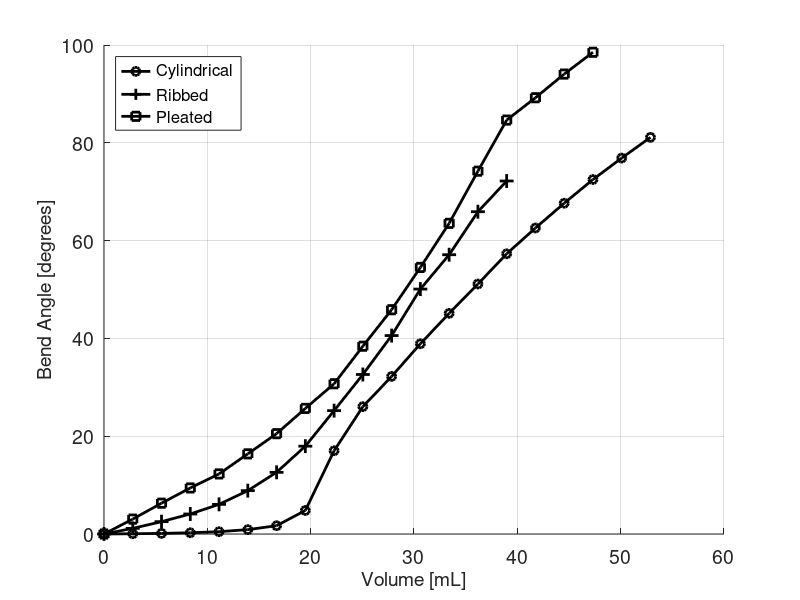
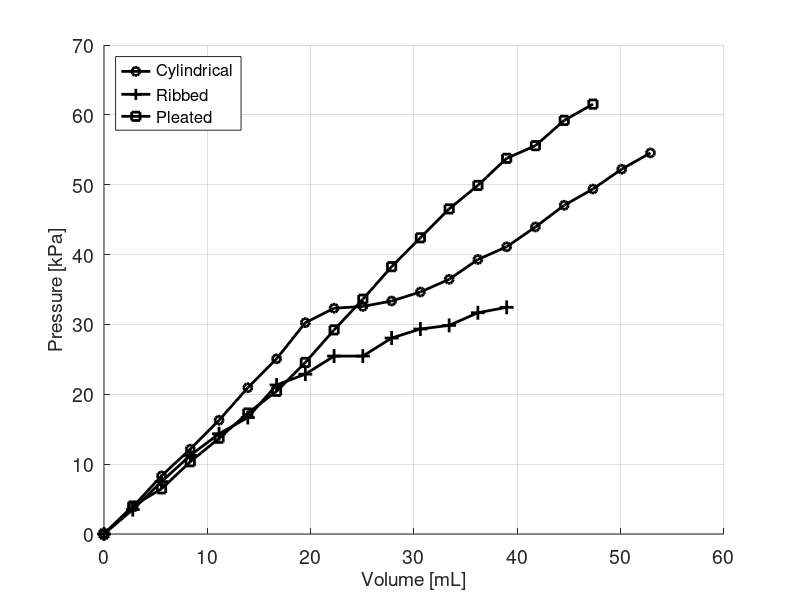
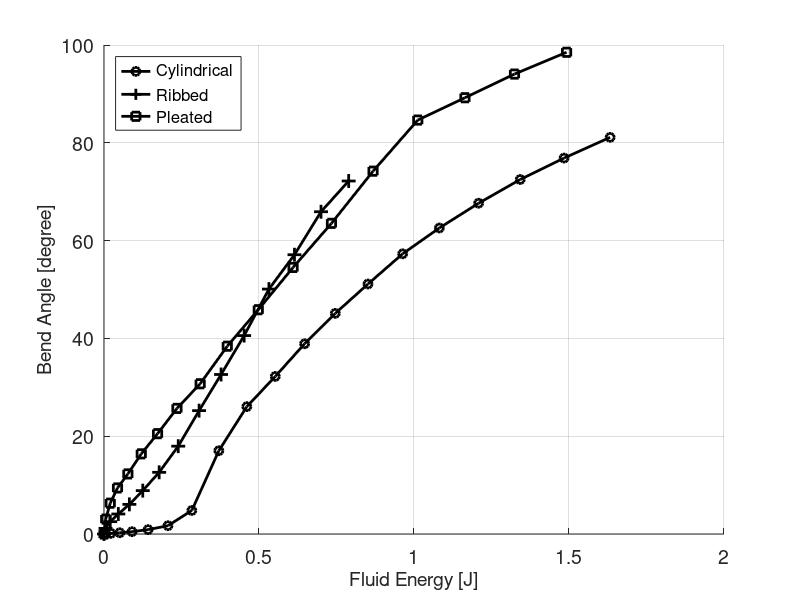

Reproduce these figures in MATLAB, in order.
function plotCharacterizations()
% cyl = cylindrical
% rib = ribbed
% ple = pleated

KILOPASCAL_PER_VOLT = (15.0/4.0)*6.89475729; % [kPa/V] for the pressure transducer
CENTIMETERS_PER_BIT = 5.0/4096; % [cm/'number'] for the jrk positional feedback
PISTON_DIAMETER = 3.81; % [cm]
PISTON_AREA = pi*(PISTON_DIAMETER/2)^2; % [cm^2]
DEG_PER_RAD = 1/0.0174532925;

cyl_voltage = [0.51, 0.660, 0.832, 0.980, 1.14, 1.32, 1.48, 1.68, 1.76, 1.77, 1.80, 1.85, 1.92, 2.03, 2.10, 2.21, 2.33, 2.42, 2.53, 2.62];
cyl_pressure = (cyl_voltage - cyl_voltage(1))*KILOPASCAL_PER_VOLT; % [kPa]
cyl_curvature = [0.0, 0.014, 0.035, 0.071, 0.132, 0.249, 0.472, 1.34, 4.74, 7.25, 8.97, 10.83, 12.56, 14.23, 15.95, 17.42, 18.83, 20.18, 21.40, 22.58]; % [1/m]
cyl_volume = (0:200:3800)*CENTIMETERS_PER_BIT*PISTON_AREA; % [cm^3] or [mL]
cyl_energy = calculateEnergy(cyl_volume, cyl_pressure);
cyl_length = 0.0627;

% the curvature plot
p1 = figure(1);
a1 = axes('Parent',p1,'FontSize',14);
grid(a1,'on');
hold(a1,'all');
ylabel('Bend Angle [degrees]', 'FontSize',14) % label left y-axis
xlabel('Volume [mL]', 'FontSize',14) % label x-axis
h1 = plot(cyl_volume, cyl_curvature*cyl_length*DEG_PER_RAD);
set(h1, 'Color', 'k');
set(h1, 'LineStyle', '-');
set(h1, 'LineWidth', 2.0);
set(h1, 'Marker', 'o');

% the pressure plot
p2 = figure(2);
a2 = axes('Parent',p2,'FontSize',14);
grid(a2,'on');
hold(a2,'all');
ylabel('Pressure [kPa]', 'FontSize',14) % label right y-axis
xlabel('Volume [mL]', 'FontSize',14) % label x-axis
h2 = plot(cyl_volume, cyl_pressure);
set(h2, 'Color', 'k');
set(h2, 'LineStyle', '-');
set(h2, 'LineWidth', 2.0);
set(h2, 'Marker', 'o');

% the energy plot
p3 = figure(3);
a3 = axes('Parent',p3,'FontSize',14);
grid(a3,'on');
hold(a3,'all');
xlabel('Fluid Energy [J]', 'FontSize',14) % label right y-axis
ylabel('Bend Angle [degree]', 'FontSize',14) % label x-axis
h3 = plot(cyl_energy, cyl_curvature*cyl_length*DEG_PER_RAD);
set(h3, 'Color', 'k');
set(h3, 'LineStyle', '-');
set(h3, 'LineWidth', 2.0);
set(h3, 'Marker', 'o');


%%%%%%%%%%%%%%%%%%%%%%%%%%%%%%%%%%%%%%%%%%%%%%%%%%%%%%%%%%%%%%%%%%%%%%%%%%%

rib_voltage = [0.515, 0.65, 0.805, 0.95, 1.07, 1.16, 1.34, 1.40, 1.50, 1.50, 1.60, 1.65, 1.67, 1.74, 1.77];
rib_pressure = (rib_voltage - rib_voltage(1))*KILOPASCAL_PER_VOLT; % [kPa]
rib_curvature = [0.0, 0.468, 1.024, 1.661, 2.46, 3.60, 5.12, 7.29, 10.24, 13.24, 16.47, 20.33, 23.18, 26.75, 29.30]; % [1/m]
rib_volume = (0:200:2800)*CENTIMETERS_PER_BIT*PISTON_AREA; % [cm^3] or [mL]
rib_energy = calculateEnergy(rib_volume, rib_pressure);
rib_length = 0.043;

figure(1);
h1 = plot(rib_volume, rib_curvature*rib_length*DEG_PER_RAD);
set(h1, 'Color', 'k');
set(h1, 'LineStyle', '-');
set(h1, 'LineWidth', 2.0);
set(h1, 'Marker', '+');
set(h1, 'MarkerSize', 10);

figure(2);
h2 = plot(rib_volume, rib_pressure);
set(h2, 'Color', 'k');
set(h2, 'LineStyle', '-');
set(h2, 'LineWidth', 2.0);
set(h2, 'Marker', '+');
set(h2, 'MarkerSize', 10);


figure(3);
h3 = plot(rib_energy, rib_curvature*rib_length*DEG_PER_RAD);
set(h3, 'Color', 'k');
set(h3, 'LineStyle', '-');
set(h3, 'LineWidth', 2.0);
set(h3, 'Marker', '+');
set(h3, 'MarkerSize', 10);
%%%%%%%%%%%%%%%%%%%%%%%%%%%%%%%%%%%%%%%%%%%%%%%%%%%%%%%%%%%%%%%%%%%%%%%%%%%

ple_voltage = [0.52, 0.675, 0.770, 0.920, 1.05, 1.19, 1.31, 1.47, 1.65, 1.82, 2.0, 2.16, 2.32, 2.45, 2.60, 2.67, 2.81, 2.90];
ple_pressure = (ple_voltage - ple_voltage(1))*KILOPASCAL_PER_VOLT; % [kPa]
ple_curvature = [0, 0.554, 1.146, 1.712, 2.234, 2.98, 3.73, 4.67, 5.586, 6.982, 8.339, 9.911, 11.55, 13.49, 15.39, 16.22, 17.10, 17.91]; % [1/m]
ple_volume = (0:200:3400)*CENTIMETERS_PER_BIT*PISTON_AREA; % [cm^3] or [mL]
ple_energy = calculateEnergy(ple_volume, ple_pressure);
ple_length = 0.096;

figure(1);
h1 = plot(ple_volume, ple_curvature*ple_length*DEG_PER_RAD);
set(h1, 'Color', 'k');
set(h1, 'LineStyle', '-');
set(h1, 'LineWidth', 2.0);
set(h1, 'Marker', 's');
legend({'Cylindrical', 'Ribbed', 'Pleated'}, 'Location','northwest', 'FontSize',12)

figure(2);
h2 = plot(ple_volume, ple_pressure);
set(h2, 'Color', 'k');
set(h2, 'LineStyle', '-');
set(h2, 'LineWidth', 2.0);
set(h2, 'Marker', 's');
legend({'Cylindrical', 'Ribbed', 'Pleated'}, 'Location','northwest','FontSize',12)

figure(3);
h3 = plot(ple_energy, ple_curvature*ple_length*DEG_PER_RAD);
set(h3, 'Color', 'k');
set(h3, 'LineStyle', '-');
set(h3, 'LineWidth', 2.0);
set(h3, 'Marker', 's');
legend({'Cylindrical', 'Ribbed', 'Pleated'}, 'Location','northwest','FontSize',12)

end

function energy = calculateEnergy(volume, pressure)
volume = volume*1.0e-6; % [m^3]
pressure = pressure*1000;
max_index = length(volume);
energy = zeros(1,max_index);

for i=1:length(volume)
    if(i==1)
        energy = 0;
    else
        delta_volume = volume(i)-volume(i-1);
        delta_pressure = pressure(i)-pressure(i-1);
        energy(i) = energy(i-1) + delta_volume*pressure(i-1) + 0.5*delta_pressure*delta_volume;
    end
end
end





